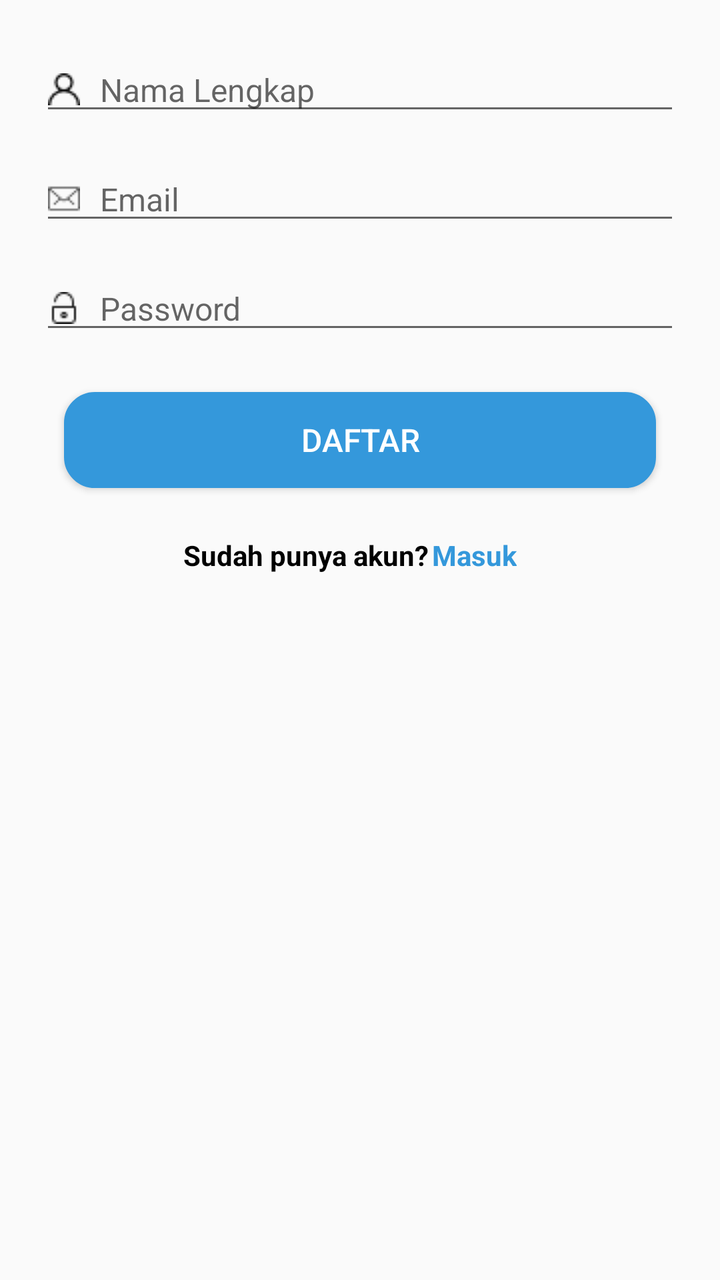
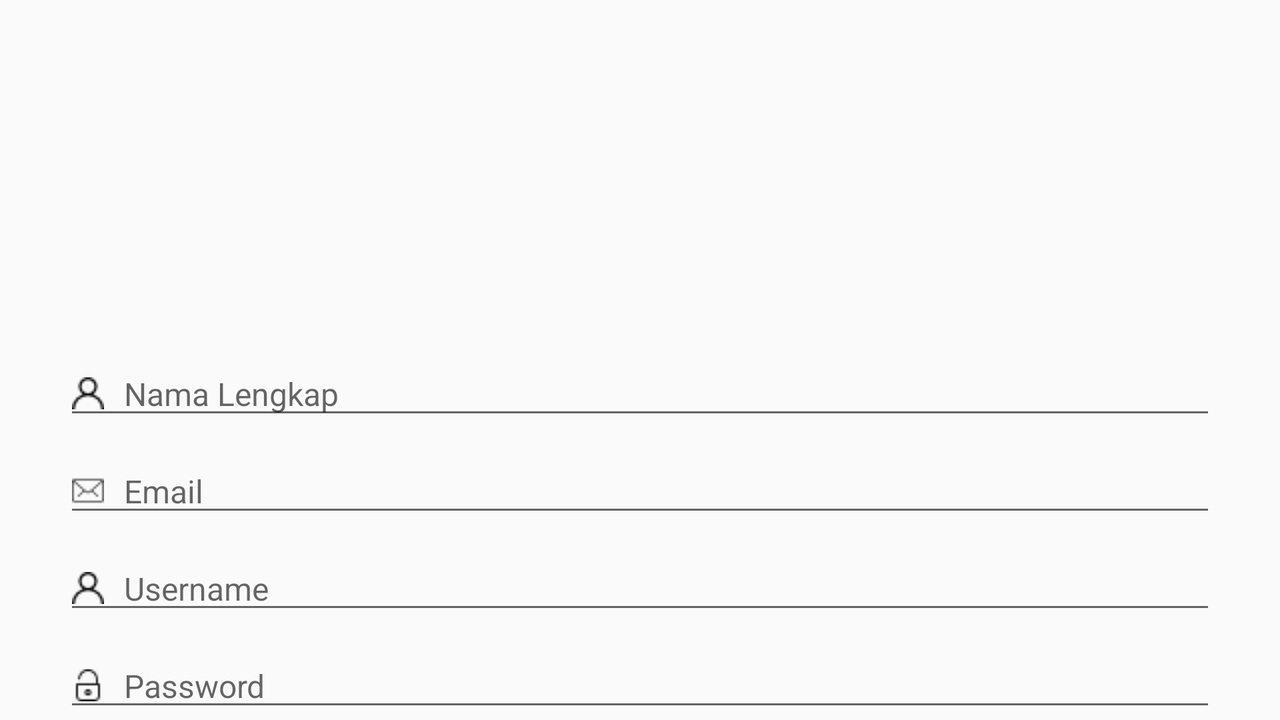

An Android layout and its configuration variant, each rendered on a device that would load it. The default file and the variant file are quoted in full after the pictures.
<!-- AndroidManifest.xml: application theme AppTheme -->
<!-- res/layout/fragment_register.xml -->
<?xml version="1.0" encoding="utf-8"?>
<android.support.constraint.ConstraintLayout xmlns:android="http://schemas.android.com/apk/res/android"
    xmlns:app="http://schemas.android.com/apk/res-auto"
    xmlns:tools="http://schemas.android.com/tools"
    android:id="@+id/constraintLayout"
    android:layout_width="match_parent"
    android:layout_height="match_parent"
    tools:context=".RegisterFragment"
    >



    


    <ImageView
        android:id="@+id/imageView"
        android:layout_width="0dp"
        android:layout_height="wrap_content"
        android:layout_marginEnd="83dp"
        android:layout_marginLeft="101dp"
        android:layout_marginRight="83dp"
        android:layout_marginStart="101dp"
        android:layout_marginTop="16dp"
        android:src="@drawable/tl"
        app:layout_constraintEnd_toEndOf="parent"
        app:layout_constraintHorizontal_bias="0.0"
        app:layout_constraintStart_toStartOf="parent"
        app:layout_constraintTop_toTopOf="parent" />

    <EditText
        android:id="@+id/namaTxt"
        android:layout_width="320dp"
        android:layout_height="wrap_content"
        android:layout_marginEnd="32dp"
        android:layout_marginLeft="32dp"
        android:layout_marginRight="32dp"
        android:layout_marginStart="32dp"
        android:layout_marginTop="8dp"
        android:drawableLeft="@drawable/user"
        android:drawablePadding="10dp"
        android:ems="10"
        android:hint="Nama Lengkap"
        android:inputType="textFilter"
        android:nextFocusDown="@+id/emailTxt"
        android:textSize="16sp"
        app:layout_constraintEnd_toEndOf="parent"
        app:layout_constraintStart_toStartOf="parent"
        app:layout_constraintTop_toBottomOf="@+id/imageView" />

    <EditText
        android:id="@+id/emailTxt"
        android:layout_width="320dp"
        android:layout_height="wrap_content"
        android:layout_marginEnd="32dp"
        android:layout_marginLeft="32dp"
        android:layout_marginRight="32dp"
        android:layout_marginStart="32dp"
        android:layout_marginTop="16dp"
        android:drawableLeft="@drawable/mail"
        android:drawablePadding="10dp"
        android:ems="10"
        android:hint="Email"
        android:inputType="textEmailAddress"
        android:nextFocusDown="@+id/emailTxt"
        android:textSize="16sp"
        app:layout_constraintEnd_toEndOf="parent"
        app:layout_constraintStart_toStartOf="parent"
        app:layout_constraintTop_toBottomOf="@+id/namaTxt" />

    <Button
        android:id="@+id/btnDaftar"
        android:layout_width="0dp"
        android:layout_height="wrap_content"
        android:layout_marginEnd="32dp"
        android:layout_marginStart="32dp"

        android:layout_marginTop="24dp"
        android:background="@drawable/mybutton"
        android:padding="10dp"

        android:text="Daftar"
        android:textColor="#ffffff"
        android:textSize="16sp"
        app:layout_constraintEnd_toEndOf="parent"
        app:layout_constraintHorizontal_bias="0.0"
        app:layout_constraintStart_toStartOf="parent"
        app:layout_constraintTop_toBottomOf="@+id/passwordTxt" />

    <TextView
        android:id="@+id/txtSudahPunyaAkun"
        android:layout_width="wrap_content"
        android:layout_height="wrap_content"
        android:layout_marginLeft="90dp"
        android:layout_marginStart="90dp"
        android:layout_marginTop="24dp"
        android:text="Sudah punya akun?"
        android:textColor="@android:color/black"
        android:textStyle="bold"
        app:layout_constraintEnd_toStartOf="@+id/txtMasuk"
        app:layout_constraintHorizontal_bias="0.5"
        app:layout_constraintStart_toStartOf="parent"
        app:layout_constraintTop_toBottomOf="@+id/btnDaftar" />

    <TextView
        android:id="@+id/txtMasuk"
        android:layout_width="wrap_content"
        android:layout_height="wrap_content"
        android:layout_marginEnd="100dp"
        android:layout_marginRight="100dp"
        android:layout_marginTop="24dp"
        android:text="Masuk"
        android:textColor="#3498db"
        android:textStyle="bold"
        app:layout_constraintEnd_toEndOf="parent"
        app:layout_constraintHorizontal_bias="0.5"
        app:layout_constraintStart_toEndOf="@+id/txtSudahPunyaAkun"
        app:layout_constraintTop_toBottomOf="@+id/btnDaftar" />

    <EditText
        android:id="@+id/passwordTxt"
        android:layout_width="320dp"
        android:layout_height="wrap_content"
        android:layout_marginEnd="32dp"
        android:layout_marginLeft="32dp"
        android:layout_marginRight="32dp"
        android:layout_marginStart="32dp"
        android:layout_marginTop="16dp"
        android:drawableLeft="@drawable/padlock"
        android:drawablePadding="10dp"
        android:ems="10"
        android:hint="Password"
        android:inputType="textPassword"
        android:textSize="16sp"
        app:layout_constraintEnd_toEndOf="parent"
        app:layout_constraintStart_toStartOf="parent"
        app:layout_constraintTop_toBottomOf="@+id/emailTxt" />


</android.support.constraint.ConstraintLayout>
<!-- resources referenced by this layout -->
<resources>
  <!-- drawable mail: png bitmap (drawable, 488 bytes) -->
  <!-- drawable mybutton (drawable) -->
  <?xml version="1.0" encoding="utf-8"?>
  <selector xmlns:android="http://schemas.android.com/apk/res/android" >
      <item android:state_pressed="true" >
          <shape android:shape="rectangle"  >
              <corners android:radius="15dip" />
              <stroke android:width="1dip" android:color="#5e7974" />
              <gradient android:angle="-90" android:startColor="#345953" android:endColor="#689a92"  />
          </shape>
      </item>
      <item android:state_focused="true">
          <shape android:shape="rectangle"  >
              <corners android:radius="15dip" />
              <stroke android:width="1dip" android:color="#5e7974" />
              <solid android:color=""/>
          </shape>
      </item>
      <item >
          <shape android:shape="rectangle"  >
              <corners android:radius="15dip" />
              <stroke android:width="1dip" android:color="#3498db" />
              <gradient android:angle="-90" android:startColor="#3498db" android:endColor="#3498db" />
          </shape>
      </item>
  </selector>
  <!-- drawable padlock: png bitmap (drawable, 505 bytes) -->
  <!-- drawable user: png bitmap (drawable, 512 bytes) -->
  <style name="AppTheme" parent="Theme.AppCompat.Light.DarkActionBar">
          
          <item name="colorPrimary">#3498db</item>
          <item name="colorPrimaryDark">#3498db</item>
              <item name="colorAccent">#3498db</item>
  
      </style>
</resources>
<!-- res/layout-land/fragment_register.xml (the repository's variant of the layout above) -->
<!-- drawn on the phone turned sideways -->
<?xml version="1.0" encoding="utf-8"?>
<android.support.constraint.ConstraintLayout xmlns:android="http://schemas.android.com/apk/res/android"
    xmlns:app="http://schemas.android.com/apk/res-auto"
    xmlns:tools="http://schemas.android.com/tools"
    android:id="@+id/constraintLayout"
    android:layout_width="match_parent"
    android:layout_height="match_parent"
    tools:context=".RegisterFragment"
    >



    


    <ImageView
        android:id="@+id/imageView2"
        android:layout_width="wrap_content"
        android:layout_height="160dp"
        android:layout_marginEnd="8dp"
        android:layout_marginStart="8dp"
        android:layout_marginTop="16dp"
        android:src="@drawable/tl"
        app:layout_constraintEnd_toEndOf="parent"
        app:layout_constraintStart_toStartOf="parent"
        app:layout_constraintTop_toTopOf="parent" />

    <EditText
        android:id="@+id/editText"
        android:layout_width="0dp"
        android:layout_height="wrap_content"
        android:layout_marginEnd="32dp"
        android:layout_marginStart="32dp"
        android:drawableLeft="@drawable/user"
        android:drawablePadding="10dp"
        android:ems="10"
        android:hint="Nama Lengkap"
        android:inputType="textFilter"
        android:textSize="16sp"
        app:layout_constraintEnd_toEndOf="parent"
        app:layout_constraintStart_toStartOf="parent"
        app:layout_constraintTop_toBottomOf="@+id/imageView2" />

    <EditText
        android:id="@+id/editText2"
        android:layout_width="0dp"
        android:layout_height="wrap_content"
        android:layout_marginEnd="32dp"
        android:layout_marginStart="32dp"
        android:layout_marginTop="10dp"
        android:digits="ABCDEFGHIJKLMNOPQRSTUVWXYZabcdefghijklmnopqrstuvwxyz
1234567890!@#$%^*()_+~`|\]}[{?"
        android:drawableLeft="@drawable/mail"
        android:drawablePadding="10dp"
        android:ems="10"
        android:hint="Email"
        android:inputType="textFilter"
        android:textSize="16sp"
        app:layout_constraintEnd_toEndOf="parent"
        app:layout_constraintStart_toStartOf="parent"
        app:layout_constraintTop_toBottomOf="@+id/editText" />

    <EditText
        android:id="@+id/editText3"
        android:layout_width="0dp"
        android:layout_height="wrap_content"
        android:layout_marginEnd="32dp"
        android:layout_marginStart="32dp"
        android:layout_marginTop="10dp"
        android:digits="ABCDEFGHIJKLMNOPQRSTUVWXYZabcdefghijklmnopqrstuvwxyz
1234567890!@#$%^*()_+~`|\]}[{?"
        android:drawableLeft="@drawable/user"
        android:drawablePadding="10dp"
        android:ems="10"
        android:hint="Username"
        android:inputType="textFilter"
        android:textSize="16sp"
        app:layout_constraintEnd_toEndOf="parent"
        app:layout_constraintStart_toStartOf="parent"
        app:layout_constraintTop_toBottomOf="@+id/editText2" />

    <EditText
        android:id="@+id/editText4"
        android:layout_width="0dp"
        android:layout_height="wrap_content"
        android:layout_marginEnd="32dp"
        android:layout_marginStart="32dp"
        android:layout_marginTop="10dp"
        android:digits="ABCDEFGHIJKLMNOPQRSTUVWXYZabcdefghijklmnopqrstuvwxyz
1234567890!@#$%^*()_+~`|\]}[{?"
        android:drawableLeft="@drawable/padlock"
        android:drawablePadding="10dp"
        android:ems="10"
        android:hint="Password"
        android:inputType="textPersonName"
        android:textSize="16sp"
        app:layout_constraintEnd_toEndOf="parent"
        app:layout_constraintStart_toStartOf="parent"
        app:layout_constraintTop_toBottomOf="@+id/editText3" />

    <Button
        android:id="@+id/button"
        android:layout_width="0dp"
        android:layout_height="wrap_content"
        android:layout_marginEnd="32dp"
        android:layout_marginStart="32dp"

        android:layout_marginTop="32dp"
        android:background="@drawable/mybutton"
        android:padding="10dp"
        android:text="Daftar"

        android:textColor="#ffffff"
        android:textSize="16sp"
        app:layout_constraintEnd_toEndOf="parent"
        app:layout_constraintStart_toStartOf="parent"
        app:layout_constraintTop_toBottomOf="@+id/editText4" />

    <TextView
        android:id="@+id/txtSudahPunyaAkun"
        android:layout_width="wrap_content"
        android:layout_height="wrap_content"
        android:layout_marginStart="90dp"
        android:layout_marginTop="16dp"
        android:text="Sudah punya akun?"
        android:textColor="@android:color/black"
        android:textStyle="bold"
        app:layout_constraintEnd_toStartOf="@+id/txtMasuk"
        app:layout_constraintHorizontal_bias="0.5"
        app:layout_constraintStart_toStartOf="parent"
        app:layout_constraintTop_toBottomOf="@+id/button" />

    <TextView
        android:id="@+id/txtMasuk"
        android:layout_width="wrap_content"
        android:layout_height="wrap_content"
        android:layout_marginEnd="100dp"
        android:layout_marginTop="16dp"
        android:text="Masuk"
        android:textColor="#3498db"
        android:textStyle="bold"
        app:layout_constraintEnd_toEndOf="parent"
        app:layout_constraintHorizontal_bias="0.5"
        app:layout_constraintStart_toEndOf="@+id/txtSudahPunyaAkun"
        app:layout_constraintTop_toBottomOf="@+id/button" />


</android.support.constraint.ConstraintLayout>
